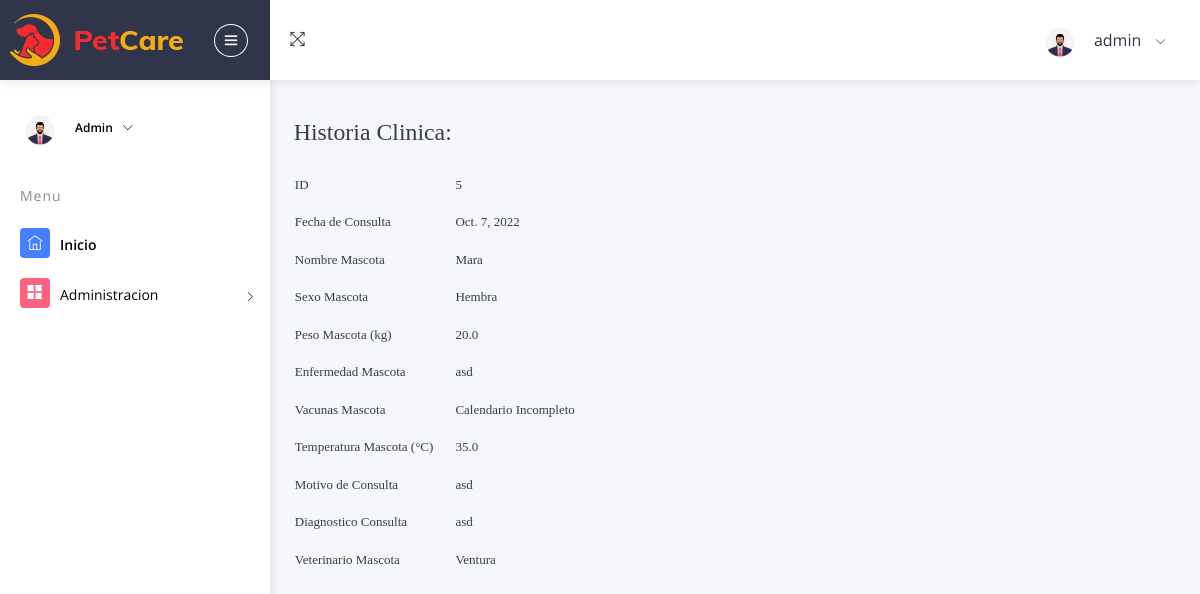
Page /AppVet/historiaClinica/5 (signed in) on the committed database.
### AppVet/models.py (models this page shows, shortened)
class HistoriaClinica(models.Model):
    fechaConsulta = models.DateField()
    nombreMascota = models.ForeignKey(
        DatosMascota, on_delete=models.CASCADE, null=True, )
    sexoMascota = models.CharField(max_length=30)
    pesoMascota = models.FloatField()
    enfermedadPreviaMascota = models.CharField(max_length=250)
    vacunasMascotas = models.CharField(max_length=100)
    comidaMascota = models.CharField(max_length=100)
    temperaturaMascota = models.FloatField()
    motivoConsulta = RichTextField(blank=True, null=True)
    diagnosticoMascota = RichTextField(blank=True, null=True)
    veterinarioMascota = models.ForeignKey(
        DatosVeterinarios, on_delete=models.CASCADE, null=True)

class DatosMascota(models.Model):
    nombreMascota = models.CharField(max_length=30)
    razaMascota = models.CharField(max_length=50)
    especieMascota = models.CharField(max_length=30)
    fechaNacimientoMascota = models.DateField()
    apellidoPropietarioMascota = models.ForeignKey(
        DatosPropietario, on_delete=models.CASCADE, null=True)
    def __str__(self):
        return self.nombreMascota

class DatosVeterinarios(models.Model):
    nombreVet = models.CharField(max_length=30)
    apellidoVet = models.CharField(max_length=30)
    fechaNacimientoVet = models.DateField()
    matriculaVet = models.IntegerField()
    emailVet = models.EmailField(max_length=254)
    telefonoVet = models.IntegerField()
    def __str__(self):
        return self.apellidoVet

### AppVet/views.py (the view)
# urls.py: path('historiaClinica/<id>', views.historiaClinica, name="historiaClinica"),
@ login_required
def historiaClinica(request, id):
    hc = id
    print(hc)
    busquedaHistoriaClinica = HistoriaClinica.objects.filter(
        id=hc)  # Filtramos por nombre de la Mascota
    return render(request, "AppVet/App/Mascota/hclinica/historia_clinica.html", {"username": obtenerUser(request), "busquedaHistoriaClinica": busquedaHistoriaClinica, "avatar": obtenerAvatar(request)})

### AppVet/views.py (called while the page is built)
@ login_required
def obtenerAvatar(request):
    lista = Avatar.objects.filter(user=request.user)
    if len(lista) != 0:
        imagen = lista[0].imagen.url
    else:
        imagen = "/media/avatares/avatarpordefecto.png"
    return imagen

@ login_required
def obtenerUser(request):
    username = request.user.username
    return username

### AppVet/templates/AppVet/App/Mascota/hclinica/historia_clinica.html (shortened to what this page needs)
{% extends "AppVet/App/app_admin.html" %} {% load static %}  {% block contenido_que_cambia %}
<h2 style="font-family: cursive">
  Historia Clinica:
</h2>
<br />
{% if busquedaHistoriaClinica %}
{% for hc in busquedaHistoriaClinica %}
<table>
   <tbody style="font-family: cursive">
    <tr>
      <td width="40px"><p aling="left">ID</p></td>
      <td width="20px"></td>
      <td width="20px"><p aling="center">{{hc.id}}</p></td>
    </tr>
    <tr>
      <td width="80px"><p aling="left">Fecha de Consulta</p></td>
      <td width="20px"></td>
      <td width="40px"><p aling="center">{{hc.fechaConsulta}}</p></td>
    </tr>
    <tr>
      <td width="80px"><p aling="left">Nombre Mascota</p></td>
      <td width="20px"></td>
      <td width="40px"><p aling="center">{{hc.nombreMascota}}</p></td>
    </tr>
    <tr>
      <td width="80px"><p aling="left">Sexo Mascota</p></td>
      <td width="20px"></td>
      <td width="40px"><p aling="center">{{hc.sexoMascota}}</p></td>
    </tr>
    <tr>
      <td width="80px"><p aling="left">Peso Mascota (kg)</p></td>
      <td width="20px"></td>
      <td width="40px"><p aling="center">{{hc.pesoMascota}}</p></td>
    </tr>
    <tr>
      <td width="80px"><p aling="left">Enfermedad Mascota</p></td>
      <td width="20px"></td>
      <td width="40px"><p aling="center">{{hc.enfermedadPreviaMascota}}</p></td>
    </tr>
    <tr>
      <td width="80px"><p aling="left">Vacunas Mascota</p></td>
      <td width="20px"></td>
      <td width="40px"><p aling="center">{{hc.vacunasMascotas}}</p></td>
    </tr>
    <tr>
      <td width="80px"><p aling="left">Temperatura Mascota (°C)</p></td>
      <td width="20px"></td>
      <td width="40px"><p aling="center">{{hc.temperaturaMascota}}</p></td>
    </tr>
    <tr>
      <td width="80px"><p aling="left">Motivo de Consulta</p></td>
      <td width="20px"></td>
      <td width="40px"><p aling="center">{{hc.motivoConsulta | safe}}</p></td>
    </tr>
    <tr>
      <td width="80px"><p aling="left">Diagnostico Consulta</p></td>
      <td width="20px"></td>
      <td width="40px"><p aling="center">{{hc.diagnosticoMascota | safe}}</p></td>
    </tr>
    <tr>
      <td width="80px"><p aling="left">Veterinario Mascota</p></td>
      <td width="20px"></td>
      <td width="40px"><p aling="center">{{hc.veterinarioMascota}}</p></td>
    </tr>
  </tbody>
</table>
{% endfor %} {% endif %} {% endblock %}

### AppVet/templates/AppVet/App/app_admin.html (shortened to what this page needs)
<!DOCTYPE html>
<html lang="en">
  <head>
    {% load static %}
    <link
      rel="stylesheet"
      type="text/css"
      href="{% static 'App/assets/css/bootstrap/css/bootstrap.min.css' %}"
    />
    <link
      rel="stylesheet"
      type="text/css"
      href="{% static 'App/assets/icon/themify-icons/themify-icons.css' %}"
    />
    <link
      rel="stylesheet"
      type="text/css"
      href="{% static 'App/assets/icon/icofont/css/icofont.css' %}"
    />
    <link
      rel="stylesheet"
      type="text/css"
      href="{% static 'App/assets/css/style.css' %}"
    />
    <link
      rel="stylesheet"
      type="text/css"
      href="{% static 'App/assets/css/jquery.mCustomScrollbar.css' %}"
    />
  </head>
  <body>
    <div id="pcoded" class="pcoded">
      <div class="pcoded-container navbar-wrapper">
        <nav class="navbar header-navbar pcoded-header">
          <div class="navbar-wrapper">
            <div class="navbar-logo">
              <a class="mobile-menu" id="mobile-collapse" href="#!">
                <i class="ti-menu"></i>
              </a>
              <a href="{% url 'index' %}">
                <img
                  class="img-fluid"
                  src="{% static 'App/assets/images/logo_pet.png' %}"
                  alt="Theme-Logo"
                />
              </a>
            </div>
            <div class="navbar-container container-fluid">
              <ul class="nav-left">
                <li>
                  <a href="#!" onclick="javascript:toggleFullScreen()">
                    <i class="ti-fullscreen"></i>
                  </a>
                </li>
              </ul>
              <ul class="nav-right">
                <li class="user-profile header-notification">
                  <a href="#!">
                    <img
                      src="{{ avatar }}"
                      class="img-radius"
                      alt="User-Profile-Image"
                    />
                    <span>{{ username }}</span>
                    <i class="ti-angle-down"></i>
                  </a>
                </li>
              </ul>
            </div>
          </div>
        </nav>
        <div class="pcoded-main-container">
          <div class="pcoded-wrapper">
            <nav class="pcoded-navbar">
              <div class="pcoded-inner-navbar main-menu">
                <div class="">
                  <div class="main-menu-header">
                    <img
                      class="img-40 img-radius"
                      src="{{ avatar }}"
                      alt=""
                    />
                    <div class="user-details">
                      <span id="more-details"
                        >{{ username }}<i class="ti-angle-down"></i
                      ></span>
                    </div>
                  </div>
                </div>
                <div
                  class="pcoded-navigatio-lavel"
                  data-i18n="nav.category.navigation"
                >
                  Menu
                </div>
                <ul class="pcoded-item pcoded-left-item">
                  <li class="active">
                    <a href="{% url 'appAdmin' %}">
                      <span class="pcoded-micon"
                        ><i class="ti-home"></i><b>D</b></span
                      >
                      <span class="pcoded-mtext" data-i18n="nav.dash.main"
                        >Inicio</span
                      >
                    </a>
                  </li>
                  <li class="pcoded-hasmenu">
                    <a href="javascript:void(0)">
                      <span class="pcoded-micon"
                        ><i class="ti-layout-grid2-alt"></i
                      ></span>
                      <span
                        class="pcoded-mtext"
                        data-i18n="nav.basic-components.main"
                        >Administracion</span
                      >
                    </a>
            </nav>
            <div class="pcoded-content">
              <div class="pcoded-inner-content">
                <div class="main-body">
                  <div class="page-wrapper">
                    <div class="page-body">
                      <div class="row">
                        <div >
                          <div >
                            <div class="card-block-small">
                            {% block contenido_que_cambia %}{% endblock %}
                            </div>
                          </div>
                        </div>
                      </div>
                    </div>
                  </div>
                </div>
              </div>
            </div>
          </div>
        </div>
      </div>
    </div>
  </body>
</html>

### rows in the picture
HistoriaClinica: id "5", fechaConsulta "Oct. 7, 2022", nombreMascota "Mara", sexoMascota "Hembra", pesoMascota "20.0", enfermedadPreviaMascota "asd", vacunasMascotas "Calendario Incompleto", temperaturaMascota "35.0", motivoConsulta "asd", diagnosticoMascota "asd", veterinarioMascota "Ventura"

### other values in the picture
{{ username }} "admin"
{{ username }} "Admin"
